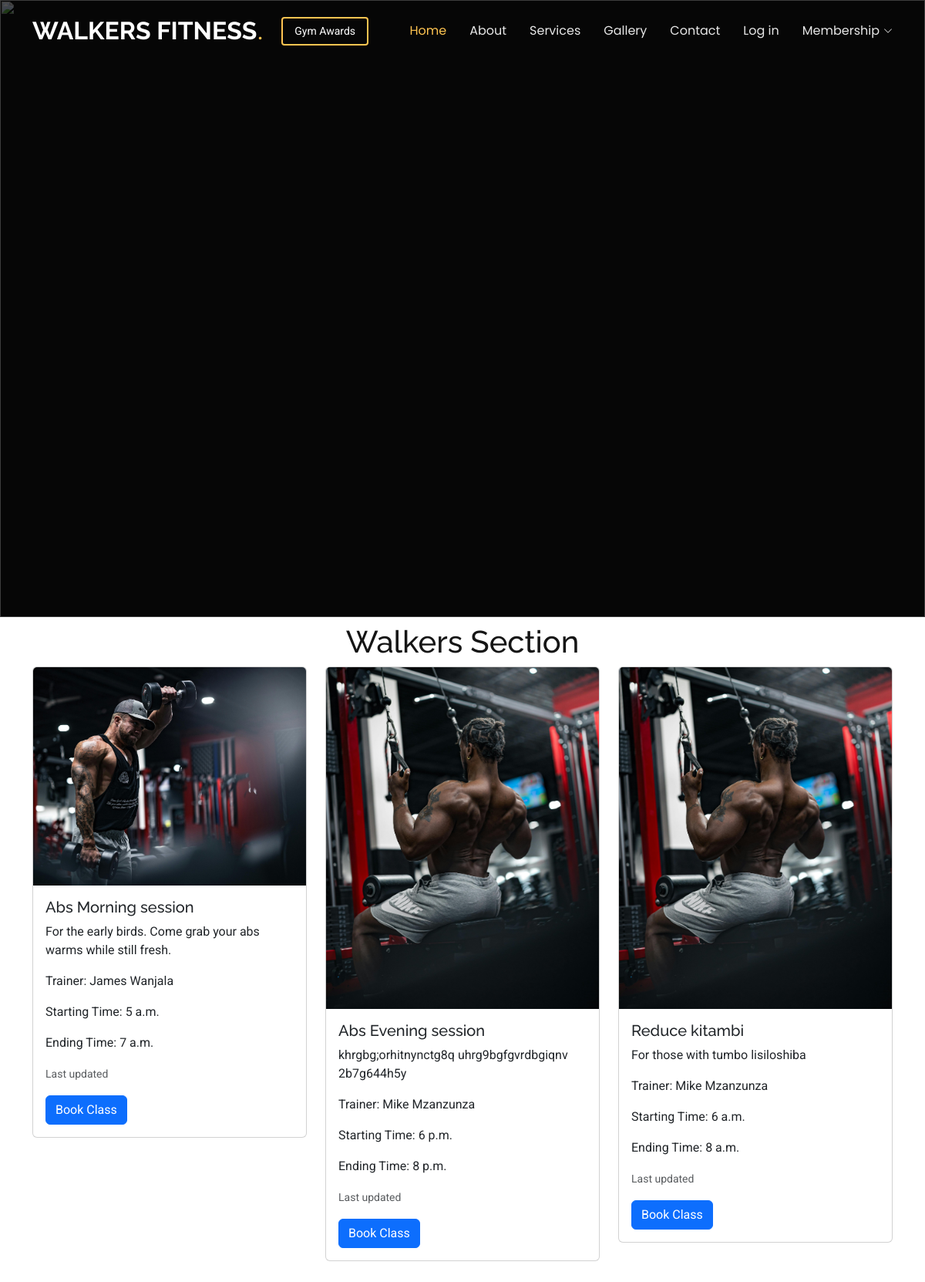
Page /sessions on the committed database.
### main/models.py (models this page shows, shortened)
class Session(models.Model):
    title=models.CharField(max_length=200)
    description=models.TextField(max_length=200)
    start_time =models.TimeField()
    end_time =models.TimeField()
    trainer=models.ForeignKey(Trainer, on_delete=models.CASCADE)
    image=models.ImageField(upload_to="session/")

class Trainer(models.Model):
    fullname=models.CharField(max_length=200)
    username= models.CharField(max_length=200)
    details= models.TextField(max_length=200)
    address= models.TextField(max_length=200)
    password=models.CharField(max_length=100)
    join_date=models.DateTimeField(auto_now=False, auto_now_add=True)
    def __str__(self):
        return self.fullname

### main/views.py (the view)
# urls.py: path('sessions',views.sessions, name='sessions'),
def sessions(request):
    session= models.Session.objects.all().order_by('id')
    context= {"session":session}
    return render(request, 'session.html', context)

### templates/session.html (shortened to what this page needs)
{% extends "base.html" %}
{% block body %}
<div class="container mt-2">
    <center><h1>Walkers Section</h1></center>
    <div class="row">
        {% for y in session %}
      <div class="col-md-4">
        <div class="card">
          <img src="{{y.image.url}}" class="card-img-top" alt="...">
          <div class="card-body">
            <h5 class="card-title">{{y.title}}</h5>
            <p class="card-text">{{y.description}}</p>
            <p class="card-text">Trainer: {{y.trainer}}</p>
            <p class="card-text">Starting Time:  {{y.start_time}}</p>
            <p class="card-text">Ending Time:  {{y.end_time}}</p>
            <p class="card-text"><small class="text-body-secondary">Last updated</small></p>
            <a href="" class="btn btn-primary">Book Class</a>
          </div>
        </div>
    </div>
    {% endfor %}
    </div>
    <br><br>
{% endblock body %}

### templates/base.html (shortened to what this page needs)
{% load static %}
<!DOCTYPE html>
<html lang="en">
<head>
  <link href="static/assets/vendor/bootstrap/css/bootstrap.min.css" rel="stylesheet">
  <link href="static/assets/vendor/bootstrap-icons/bootstrap-icons.css" rel="stylesheet">
  <link href="static/assets/vendor/aos/aos.css" rel="stylesheet">
  <link href="static/assets/vendor/swiper/swiper-bundle.min.css" rel="stylesheet">
  <link href="static/assets/vendor/glightbox/css/glightbox.min.css" rel="stylesheet">
  <link href="static/assets/css/main.css" rel="stylesheet">
</head>
<body class="index-page">
  <header id="header" class="header d-flex align-items-center fixed-top">
    <div class="container-fluid container-xl position-relative d-flex align-items-center justify-content-between">
      <a href="index.html" class="logo d-flex align-items-center me-auto me-lg-0">
        <h1 class="sitename">WALKERS FITNESS</h1>
        <span>.</span>
      </a>
      <nav id="navmenu" class="navmenu">
        <ul>
          <li><a href="/" class="active">Home<br></a></li>
          <li><a href="/about">About</a></li>
          <li><a href="/services">Services</a></li>
          <li><a href="/gallery">Gallery</a></li>
          <li><a href="/contact">Contact</a></li>
          {% if user.is_authenticated %}
          <li><a href="{% url 'logout' %}">Log out</a></li>
          {% else %}
          <li><a href="{% url 'login' %}">Log in</a></li>
          {% endif %}
          <li class="dropdown"><a href="#"><span>Membership</span> <i class="bi bi-chevron-down toggle-dropdown"></i></a>
          </li>
        </ul>
      </nav>
      <a class="btn-getstarted" href="index.html#about">Gym Awards</a>
    </div>
  </header>
  <main class="main">
    <section id="hero" class="hero section dark-background">
      <img src="static/assets/img/hero-bg.jpg" alt="" data-aos="fade-in">
    </section>
    <main id ="main">
        {% block body %}
        {% endblock body %}
    </main>
</body>
</html>

### static/assets/css/main.css (style rules this page uses)
:root { --default-font: "Roboto", system-ui, -apple-system, "Segoe UI", Roboto, "Helvetica Neue", Arial, "Noto Sans", "Liberation Sans", sans-serif, "Apple Color Emoji", "Segoe UI Emoji", "Segoe UI Symbol", "Noto Color Emoji"; --heading-font: "Raleway", sans-serif; --nav-font: "Poppins", sans-serif; }
:root { --background-color: #ffffff; --default-color: #444444; --heading-color: #151515; --accent-color: #ffc451; --surface-color: #ffffff; --contrast-color: #312f2f; }
:root { --nav-color: rgba(255, 255, 255, 0.905); --nav-hover-color: #ffc451; --nav-mobile-background-color: #ffffff; --nav-dropdown-background-color: #ffffff; --nav-dropdown-color: #212529; --nav-dropdown-hover-color: #ffc451; }
.dark-background { --background-color: #060606; --default-color: #ffffff; --heading-color: #ffffff; --surface-color: #252525; --contrast-color: #2a2727; }
:root { scroll-behavior: smooth; }
body { color: var(--default-color); background-color: var(--background-color); font-family: var(--default-font); }
a { color: var(--accent-color); text-decoration: none; transition: 0.3s; }
h1, h2, h3, h4, h5, h6 { color: var(--heading-color); font-family: var(--heading-font); }
.header { --background-color: rgba(0, 0, 0, 0.8); --heading-color: #ffffff; --contrast-color: #ffffff; color: var(--default-color); background-color: var(--background-color); padding: 10px 0; transition: all 0.5s; z-index: 997; }
.header .logo { line-height: 1; }
.header .logo h1 { font-size: 32px; margin: 0; font-weight: 700; color: var(--heading-color); }
.header .logo span { color: var(--accent-color); font-size: 32px; }
.header .btn-getstarted, .header .btn-getstarted:focus { color: var(--contrast-color); font-size: 14px; padding: 8px 30px; margin: 0 0 0 30px; border-radius: 4px; transition: 0.3s; border: 2px solid var(--accent-color); }
@media (max-width: 1200px) { .header .logo { order: 1; } }
@media (max-width: 1200px) { .header .btn-getstarted { order: 2; margin: 0 15px 0 0; padding: 6px 15px; } }
@media (max-width: 1200px) { .header .navmenu { order: 3; } }
.index-page .header { --background-color: rgba(0, 0, 0, 0); }
@media (min-width: 1200px) { .navmenu { padding: 0; } }
@media (min-width: 1200px) { .navmenu ul { margin: 0; padding: 0; display: flex; list-style: none; align-items: center; } }
@media (min-width: 1200px) { .navmenu li { position: relative; } }
@media (min-width: 1200px) { .navmenu a, .navmenu a:focus { color: var(--nav-color); padding: 18px 15px; font-size: 16px; font-family: var(--nav-font); font-weight: 400; display: flex; align-items: center; justify-content: space-between; white-space: nowrap; transition: 0.3s; } }
@media (min-width: 1200px) { .navmenu a i, .navmenu a:focus i { font-size: 12px; line-height: 0; margin-left: 5px; transition: 0.3s; } }
@media (min-width: 1200px) { .navmenu li:last-child a { padding-right: 0; } }
@media (min-width: 1200px) { .navmenu li:hover>a, .navmenu .active, .navmenu .active:focus { color: var(--nav-hover-color); } }
section, .section { color: var(--default-color); background-color: var(--background-color); padding: 60px 0; scroll-margin-top: 80px; overflow: clip; }
.hero { width: 100%; min-height: 100vh; position: relative; padding: 120px 0 80px 0; display: flex; align-items: center; justify-content: center; }
.hero img { position: absolute; inset: 0; display: block; width: 100%; height: 100%; object-fit: cover; z-index: 1; }
.hero:before { content: ""; background: color-mix(in srgb, var(--background-color), transparent 30%); position: absolute; inset: 0; z-index: 2; }

### rows in the picture
Session: image (picture), title "Abs Morning session", description "For the early birds. Come grab your abs warms while still fresh.", trainer "James Wanjala", start_time "5 a.m.", end_time "7 a.m."
Session: image (picture), title "Abs Evening session", description "khrgbg;orhitnynctg8q uhrg9bgfgvrdbgiqnv 2b7g644h5y", trainer "Mike Mzanzunza", start_time "6 p.m.", end_time "8 p.m."
Session: image (picture), title "Reduce kitambi", description "For those with tumbo lisiloshiba", trainer "Mike Mzanzunza", start_time "6 a.m.", end_time "8 a.m."
